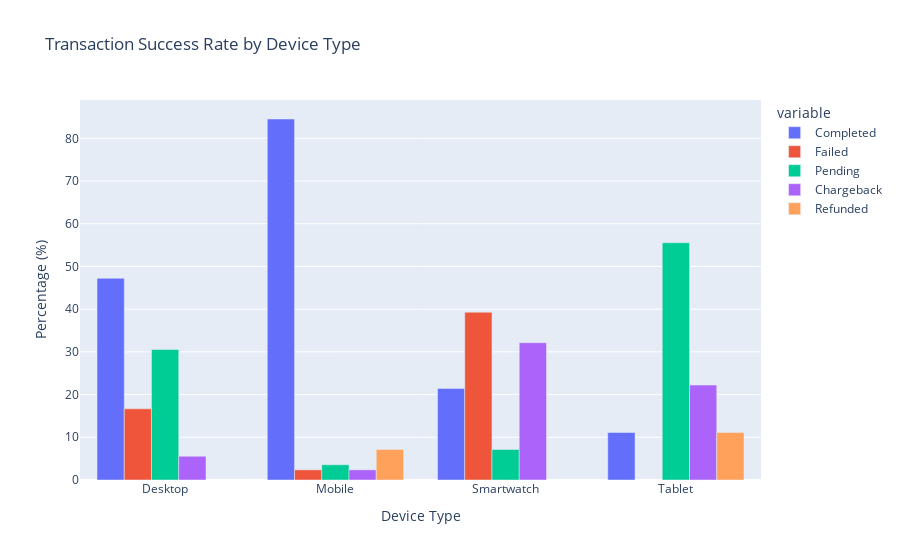

This figure's notebook cell:
### Markdown cell above
The anomaly in the data is highlighted further outside the data column, specifically focusing on the 26-35 age group. I am still confident that professional success could logically account for this variation. I will now move past TA focuse.

### Code cell
success_rates = df.groupby('customer_device_type')['transaction_status'].value_counts(normalize=True).unstack() * 100

fig = px.bar(
    success_rates,
    x=success_rates.index,
    y=['Completed', 'Failed', 'Pending', 'Chargeback', 'Refunded'],
    title='Transaction Success Rate by Device Type',
    labels={'value': 'Percentage (%)', 'customer_device_type': 'Device Type'},
    barmode='group'
)

fig.show()

success_rates = df.groupby('customer_device_type')['transaction_status'].value_counts(normalize=True).unstack() * 100

print("🔹 Transaction Success Rate by Device Type:\n")
for device, row in success_rates.iterrows():
    print(f"📱 {device}:")
    for status, value in row.items():
        print(f"   - {status}: {value:.2f}%")
    print("\n")

### Figure 1 — Plotly figure (JSON) as saved in the notebook; plotly's stock layout.template omitted (floating-point values rounded to 4 significant figures)
{"data": [{"alignmentgroup": "True", "hovertemplate": "variable=Completed<br>Device Type=%{x}<br>Percentage (%)=%{y}<extra></extra>", "legendgroup": "Completed", "marker": {"color": "#636efa", "pattern": {"shape": ""}}, "name": "Completed", "offsetgroup": "Completed", "orientation": "v", "showlegend": true, "textposition": "auto", "type": "bar", "x": ["Desktop", "Mobile", "Smartwatch", "Tablet"], "xaxis": "x", "y": [47.22, 84.52, 21.43, 11.11], "yaxis": "y"}, {"alignmentgroup": "True", "hovertemplate": "variable=Failed<br>Device Type=%{x}<br>Percentage (%)=%{y}<extra></extra>", "legendgroup": "Failed", "marker": {"color": "#EF553B", "pattern": {"shape": ""}}, "name": "Failed", "offsetgroup": "Failed", "orientation": "v", "showlegend": true, "textposition": "auto", "type": "bar", "x": ["Desktop", "Mobile", "Smartwatch", "Tablet"], "xaxis": "x", "y": [16.67, 2.381, 39.29, NaN], "yaxis": "y"}, {"alignmentgroup": "True", "hovertemplate": "variable=Pending<br>Device Type=%{x}<br>Percentage (%)=%{y}<extra></extra>", "legendgroup": "Pending", "marker": {"color": "#00cc96", "pattern": {"shape": ""}}, "name": "Pending", "offsetgroup": "Pending", "orientation": "v", "showlegend": true, "textposition": "auto", "type": "bar", "x": ["Desktop", "Mobile", "Smartwatch", "Tablet"], "xaxis": "x", "y": [30.56, 3.571, 7.143, 55.56], "yaxis": "y"}, {"alignmentgroup": "True", "hovertemplate": "variable=Chargeback<br>Device Type=%{x}<br>Percentage (%)=%{y}<extra></extra>", "legendgroup": "Chargeback", "marker": {"color": "#ab63fa", "pattern": {"shape": ""}}, "name": "Chargeback", "offsetgroup": "Chargeback", "orientation": "v", "showlegend": true, "textposition": "auto", "type": "bar", "x": ["Desktop", "Mobile", "Smartwatch", "Tablet"], "xaxis": "x", "y": [5.556, 2.381, 32.14, 22.22], "yaxis": "y"}, {"alignmentgroup": "True", "hovertemplate": "variable=Refunded<br>Device Type=%{x}<br>Percentage (%)=%{y}<extra></extra>", "legendgroup": "Refunded", "marker": {"color": "#FFA15A", "pattern": {"shape": ""}}, "name": "Refunded", "offsetgroup": "Refunded", "orientation": "v", "showlegend": true, "textposition": "auto", "type": "bar", "x": ["Desktop", "Mobile", "Smartwatch", "Tablet"], "xaxis": "x", "y": [NaN, 7.143, NaN, 11.11], "yaxis": "y"}], "layout": {"barmode": "group", "legend": {"title": {"text": "variable"}, "tracegroupgap": 0}, "title": {"text": "Transaction Success Rate by Device Type"}, "xaxis": {"anchor": "y", "domain": [0, 1], "title": {"text": "Device Type"}}, "yaxis": {"anchor": "x", "domain": [0, 1], "title": {"text": "Percentage (%)"}}}}
